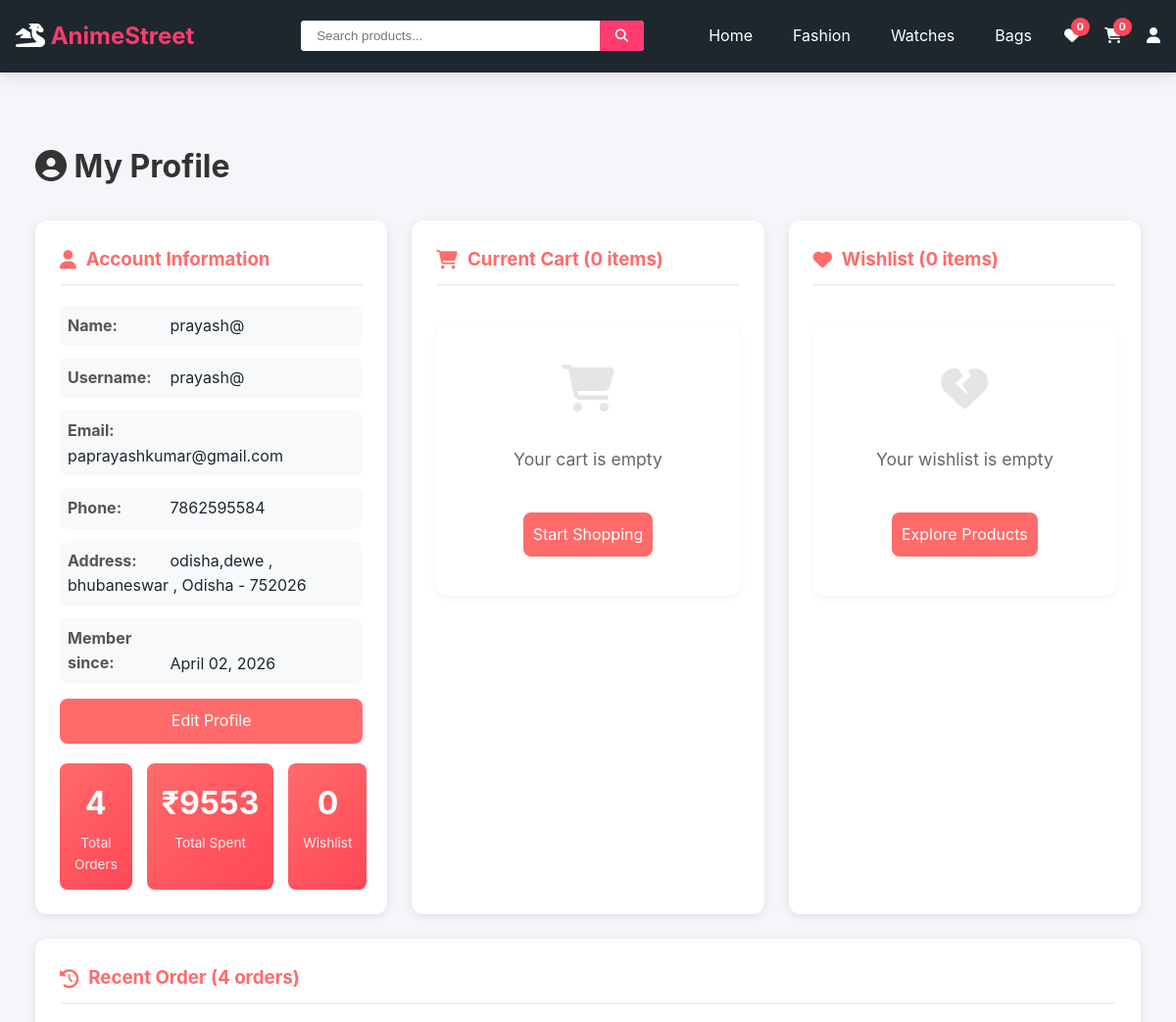
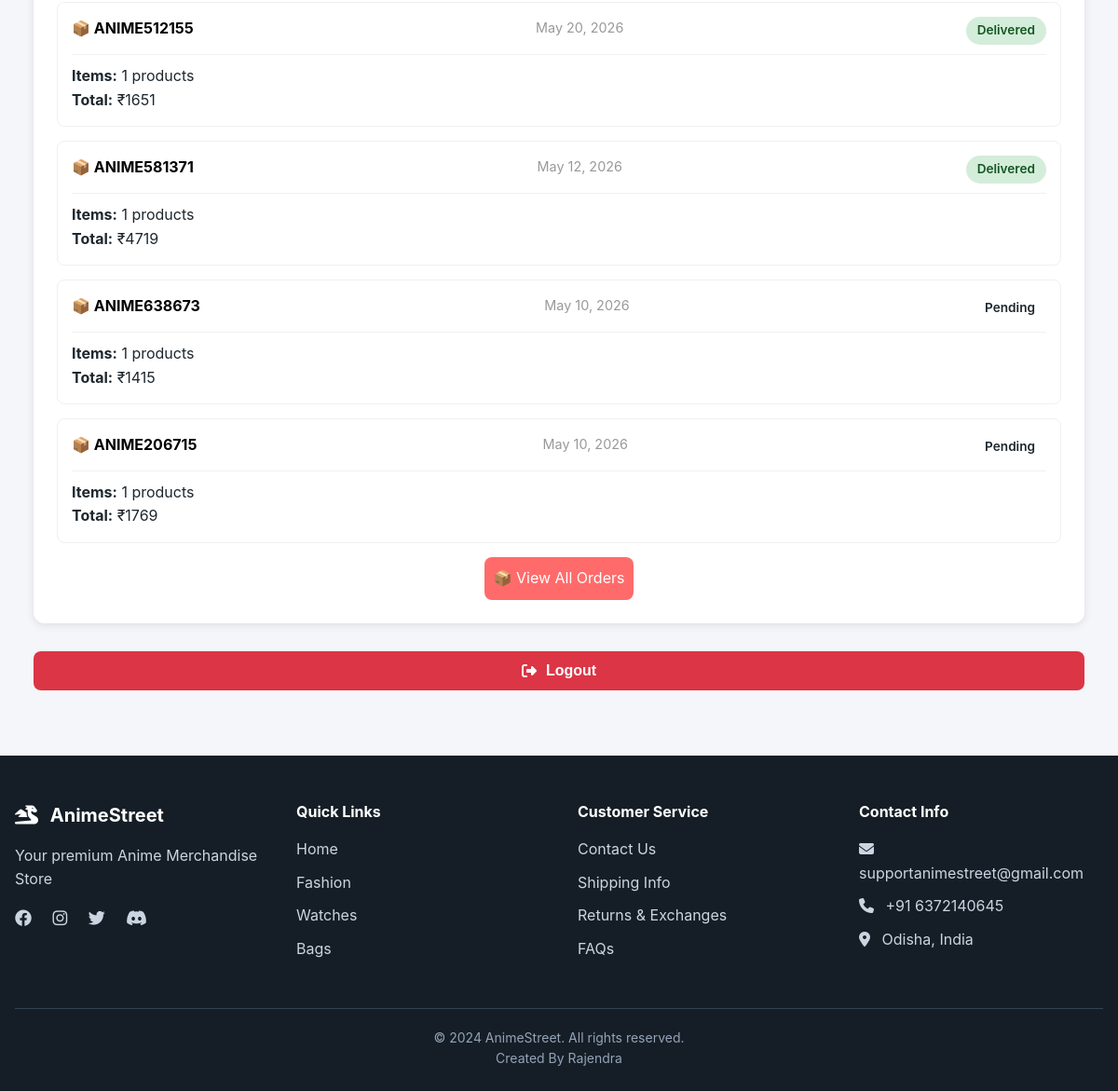
Screenshot of /profile/ (signed in) with the database file from the repository (2 pictures, top to bottom).
### shop/models.py (models this page shows, shortened)
class User(AbstractUser):
    phone = models.CharField(max_length=15, blank=True)
    address = models.TextField(blank=True)
    created_at = models.DateTimeField(auto_now_add=True)

class Profile(models.Model):
    user = models.OneToOneField(User, on_delete=models.CASCADE)
    phone = models.CharField(max_length=15, blank=True)
    address = models.TextField(blank=True)
    city = models.CharField(max_length=100, blank=True)
    state = models.CharField(max_length=100, blank=True)
    pincode = models.CharField(max_length=10, blank=True)

class Order(models.Model):
    user = models.ForeignKey(User, on_delete=models.CASCADE)
    total_price = models.DecimalField(max_digits=10, decimal_places=2)
    payment_method = models.CharField(max_length=10, default="COD")
    transaction_id = models.CharField(max_length=100, blank=True, null=True)
    payment_screenshot = models.ImageField(upload_to='payments/', blank=True, null=True)
    payment_status = models.CharField(max_length=20, default="Pending")
    STATUS_CHOICES = [
    ('pending', 'Pending'),
    ('paid', 'Payment Confirmed'),
    ('processing', 'Preparing Order'),
    ('packed', 'Packed'),
    ('shipped', 'Shipped'),
    ('out_for_delivery', 'Out for Delivery'),
    ('delivered', 'Delivered'),
    ]
    status = models.CharField(
    max_length=30,
    choices=STATUS_CHOICES,
    default='pending'
)
    order_id = models.CharField(max_length=20, unique=True, blank=True)
    tracking_id = models.CharField(max_length=100, blank=True, null=True)
    created_at = models.DateTimeField(auto_now_add=True)

### shop/views.py (the view)
# urls.py: path('profile/', views.profile, name='profile'),
@login_required
def profile(request):
    cart, created = Cart.objects.get_or_create(user=request.user)
    wishlist, created = Wishlist.objects.get_or_create(user=request.user)
    orders = Order.objects.filter(user=request.user)\
        .prefetch_related('items')\
        .order_by('-created_at')[:4]
    cart_items = cart.items.select_related('product').all()
    wishlist_items = wishlist.items.select_related('product').all()
    cart_total = cart.get_total()
    total_orders = orders.count()
    total_spent = sum(order.total_price for order in orders)
    context = {
        'user': request.user,
        'cart_items': cart_items,
        'wishlist_items': wishlist_items,
        'orders': orders,
        'cart_total': cart_total,
        'total_orders': total_orders,
        'total_spent': total_spent,
    }
    return render(request, 'shop/profile.html', context)

### shop/context_processors.py (called while the page is built)
def cart_count(request):
    if request.user.is_authenticated:
        try:
            cart, created = Cart.objects.get_or_create(user=request.user)
            count = cart.get_total_items()
        except:
            count = 0
    else:
        count = 0
    return {'cart_count': count}

### shop/models.py (called while the page is built)
    def get_total(self):
        return sum(item.get_total() for item in self.items.all())

    def get_total_items(self):
        return sum(item.quantity for item in self.items.all())

### shop/templates/shop/profile.html (shortened to what this page needs)
{% extends 'shop/base.html' %}
{% load static %}
{% block content %}
<div class="container">
    <div class="profile-container">
        <h1><i class="fas fa-user-circle"></i> My Profile</h1>
        <div class="profile-grid">
            <div class="profile-card user-info">
                <h3><i class="fas fa-user"></i> Account Information</h3>
                <p><strong>Name:</strong> {{ user.first_name|default:user.username }}</p>
                <p><strong>Username:</strong> {{ user.username }}</p>
                <p><strong>Email:</strong> {{ user.email }}</p>
                <p><strong>Phone:</strong> {{ user.profile.phone|default:"Not provided" }}</p>
                <p><strong>Address:</strong>
                    {{ user.profile.address|default:"Not provided" }}
                    {% if user.profile.city %}, {{ user.profile.city }}{% endif %}
                    {% if user.profile.state %}, {{ user.profile.state }}{% endif %}
                    {% if user.profile.pincode %} - {{ user.profile.pincode }}{% endif %}
                </p>
                <p><strong>Member since:</strong> {{ user.date_joined|date:"F d, Y" }}</p>
                <div class="action-buttons">
                    <a href="{% url 'shop:edit_profile' %}" class="checkout-btn">
                        Edit Profile
                    </a>
                </div>
                <div class="stats-grid">
                    <div class="stat-box">
                        <div class="stat-number">{{ total_orders }}</div>
                        <div class="stat-label">Total Orders</div>
                    </div>
                    <div class="stat-box">
                        <div class="stat-number">₹{{ total_spent|floatformat:0 }}</div>
                        <div class="stat-label">Total Spent</div>
                    </div>
                    <div class="stat-box">
                        <div class="stat-number">{{ wishlist_items|length }}</div>
                        <div class="stat-label">Wishlist</div>
                    </div>
                </div>
            </div>
            <div class="profile-card">
                <h3><i class="fas fa-shopping-cart"></i> Current Cart ({{ cart_items|length }} items)</h3>
                {% if cart_items %}
                <div>
                    {% for item in cart_items %}
                    <div class="cart-item">
                        <div class="cart-item-info">
                            <div class="cart-item-name">{{ item.product.name }}</div>
                            <div class="cart-item-price">₹{{ item.product.price|floatformat:0 }} × {{ item.quantity }}
                            </div>
                            <div class="cart-item-size">Size: {{ item.size }}</div>
                        </div>
                        <div class="cart-item-remove"
                            onclick='removeFromCart("{{ item.product.product_id }}", "{{ item.size }}")' <i
                            class="fas fa-trash"></i>
                        </div>
                    </div>
                    {% endfor %}
                    <div class="cart-total">
                        Total: <span>₹{{ cart_total|floatformat:0 }}</span>
                    </div>
                    <div class="action-buttons">
                        <a href="{% url 'shop:cart' %}" class="checkout-btn">View Cart</a>
                        <a href="{% url 'shop:checkout' %}" class="checkout-btn">Checkout</a>
                    </div>
                </div>
                {% else %}
                <div class="empty-state">
                    <i class="fas fa-shopping-cart"></i>
                    <p>Your cart is empty</p>
                    <a href="{% url 'shop:index' %}" class="checkout-btn">Start Shopping</a>
                </div>
                {% endif %}
            </div>
            <div class="profile-card">
                <h3><i class="fas fa-heart"></i> Wishlist ({{ wishlist_items|length }} items)</h3>
                {% if wishlist_items %}
                <div>
                    {% for item in wishlist_items %}
                    <div class="wishlist-item">
                        <div class="wishlist-item-info">
                            <div class="wishlist-item-name">{{ item.product.name }}</div>
                            <div class="wishlist-item-price">₹{{ item.product.price|floatformat:0 }}</div>
                        </div>
                        <div class="wishlist-item-remove"
                        onclick='removeFromWishlist("{{ item.product.product_id }}")'>
                            <i class="fas fa-trash"></i>
                        </div>
                    </div>
                    {% endfor %}
                    <div class="action-buttons">
                        <a href="{% url 'shop:wishlist' %}" class="checkout-btn">View All</a>
                    </div>
                </div>
                {% else %}
                <div class="empty-state">
                    <i class="fas fa-heart-broken"></i>
                    <p>Your wishlist is empty</p>
                    <a href="{% url 'shop:fashion' %}" class="checkout-btn">Explore Products</a>
                </div>
                {% endif %}
            </div>
        </div>
        <div class="profile-card" style="margin-top: 25px;">
            <h3><i class="fas fa-history"></i> Recent Order ({{ orders|length }} orders)</h3>
            {% if orders %}
            <div>
                {% for order in orders|slice:":4" %}
                <div class="order-item">
                    <div class="order-header">
                        <div style="color: black; font-weight: bold;">
                            📦 {{ order.order_id }}
                        </div>
                        <span class="order-date">{{ order.created_at|date:"F d, Y" }}</span>
                        <span class="order-status status-{{ order.status }}">{{ order.get_status_display }}</span>
                    </div>
                    <p><strong>Items:</strong> {{ order.items.count }} products</p>
                    <p><strong>Total:</strong> ₹{{ order.total_price|floatformat:0 }}</p>
                </div>
                {% endfor %}
                <div style="text-align: center; margin-top: 15px;">
                    <a href="{% url 'shop:my_orders' %}" class="checkout-btn">
                        📦 View All Orders
                    </a>
                </div>
            </div>
            {% else %}
            <div class="empty-state">
                <i class="fas fa-shopping-bag"></i>
                <p>No orders yet</p>
                <a href="{% url 'shop:index' %}" class="checkout-btn">Start Shopping</a>
            </div>
            {% endif %}
        </div>
        <form method="POST" action="{% url 'shop:logout' %}"
            onsubmit="return confirm('Are you sure you want to logout?')">
            <button type="submit" class="logout-btn">
                <i class="fas fa-sign-out-alt"></i> Logout
            </button>
        </form>
    </div>
</div>
{% endblock %}

### shop/static/shop/css/style.css (style rules this page uses)
* { margin: 0; padding: 0; box-sizing: border-box; }
:root { --primary: #ff3b6f; --primary-dark: #e62e5c; --secondary: #6c5ce7; --success: #00b894; --danger: #d63031; --warning: #fdcb6e; --dark: #1e272e; --darker: #151e26; --light: #f5f6fa; --gray: #808e9b; --white: #ffffff; --shadow-sm: 0 2px 5px rgba(0,0,0,0.1); --shadow-md: 0 5px 15px rgba(0,0,0,0.1); --shadow-lg: 0 10px 25px rgba(0,0,0,0.15); --radius-sm: 4px; --radius-md: 8px; --radius-lg: 12px; --space-xs: 0.5rem; --space-sm: 1rem; --space-md: 1.5rem; --space-lg: 2rem; --space-xl: 3rem; }
body { font-family: -apple-system, BlinkMacSystemFont, 'Segoe UI', Roboto, Oxygen, Ubuntu, sans-serif; background: var(--light); color: var(--dark); line-height: 1.6; min-height: 100vh; display: flex; flex-direction: column; }
.container { max-width: 1200px; margin: 0 auto; padding: 0 var(--space-sm); width: 100%; }
.empty-state { text-align: center; padding: 60px 20px; background: white; border-radius: 8px; box-shadow: 0 2px 10px rgba(0,0,0,0.1); display: flex; flex-direction: column; align-items: center; gap: 20px; }
.empty-state { text-align: center; padding: 60px 20px; background: white; border-radius: 12px; box-shadow: 0 2px 10px rgba(0,0,0,0.05); margin: 40px auto; max-width: 600px; }
.empty-state i { font-size: 4rem; color: #ccc; margin-bottom: 20px; }
.empty-state p { color: #666; margin-bottom: 20px; font-size: 1.1rem; }

### shop/templates/shop/profile.html (style rules this page uses)
.profile-container { max-width: 1200px; margin: 50px auto; padding: 20px; }
.profile-container h1 { margin-bottom: 30px; color: #333; font-size: 2rem; }
.profile-grid { display: grid; grid-template-columns: repeat(auto-fit, minmax(350px, 1fr)); gap: 25px; }
.profile-card { background: white; border-radius: 12px; padding: 25px; box-shadow: 0 2px 10px rgba(0, 0, 0, 0.1); transition: transform 0.2s ease; }
.profile-card h3 { margin-bottom: 20px; color: #ff6b6b; display: flex; align-items: center; gap: 10px; border-bottom: 2px solid #f0f0f0; padding-bottom: 10px; }
.profile-card h3 i { font-size: 1.2rem; }
.user-info p { margin: 12px 0; padding: 8px; background: #f8f9fa; border-radius: 8px; }
.user-info strong { display: inline-block; width: 100px; color: #555; }
.empty-state { text-align: center; padding: 40px; color: #999; }
.empty-state i { font-size: 3rem; margin-bottom: 15px; opacity: 0.5; }
.stats-grid { display: grid; grid-template-columns: repeat(3, 1fr); gap: 15px; margin-top: 20px; }
.stat-box { text-align: center; padding: 15px; background: linear-gradient(135deg, #ff6b6b, #ff4757); color: white; border-radius: 8px; }
.stat-number { font-size: 2rem; font-weight: bold; }
.stat-label { font-size: 0.85rem; opacity: 0.9; margin-top: 5px; }
.action-buttons { display: flex; gap: 10px; margin-top: 15px; }
.checkout-btn { flex: 1; padding: 10px; background: #ff6b6b; color: white; border: none; border-radius: 8px; cursor: pointer; text-align: center; text-decoration: none; display: inline-block; transition: background 0.2s ease; }
.logout-btn { width: 100%; margin-top: 30px; padding: 12px; background: #dc3545; color: white; border: none; border-radius: 8px; font-size: 1rem; font-weight: 600; cursor: pointer; display: flex; align-items: center; justify-content: center; gap: 10px; transition: background 0.2s ease; }
.order-item { padding: 15px; margin-bottom: 15px; border: 1px solid #f0f0f0; border-radius: 8px; }
.order-header { display: flex; justify-content: space-between; margin-bottom: 10px; padding-bottom: 10px; border-bottom: 1px solid #f0f0f0; flex-wrap: wrap; gap: 10px; }
.order-date { color: #999; font-size: 0.9rem; }
.order-status { display: inline-block; padding: 4px 12px; border-radius: 20px; font-size: 0.85rem; font-weight: 600; }
.status-delivered { background: #d4edda; color: #155724; }

### rows the page displays
User: first_name "prayash@", username "prayash@", email "paprayashkumar@gmail.com", profile.phone "7862595584", profile.address "odisha,dewe", profile.city "bhubaneswar", profile.state "Odisha", profile.pincode "752026", date_joined "April 02, 2026"
Order: order_id "ANIME512155", created_at "May 20, 2026", status "Delivered", items.count "1", total_price "1651"
Order: order_id "ANIME581371", created_at "May 12, 2026", status "Delivered", items.count "1", total_price "4719"
Order: order_id "ANIME638673", created_at "May 10, 2026", status "Pending", items.count "1", total_price "1415"
Order: order_id "ANIME206715", created_at "May 10, 2026", status "Pending", items.count "1", total_price "1769"

### other values shown
{{ total_orders }} "4"
{{ total_spent|floatformat:0 }} "9553"
{{ wishlist_items|length }} "0"
{{ cart_items|length }} "0"
{{ orders|length }} "4"
